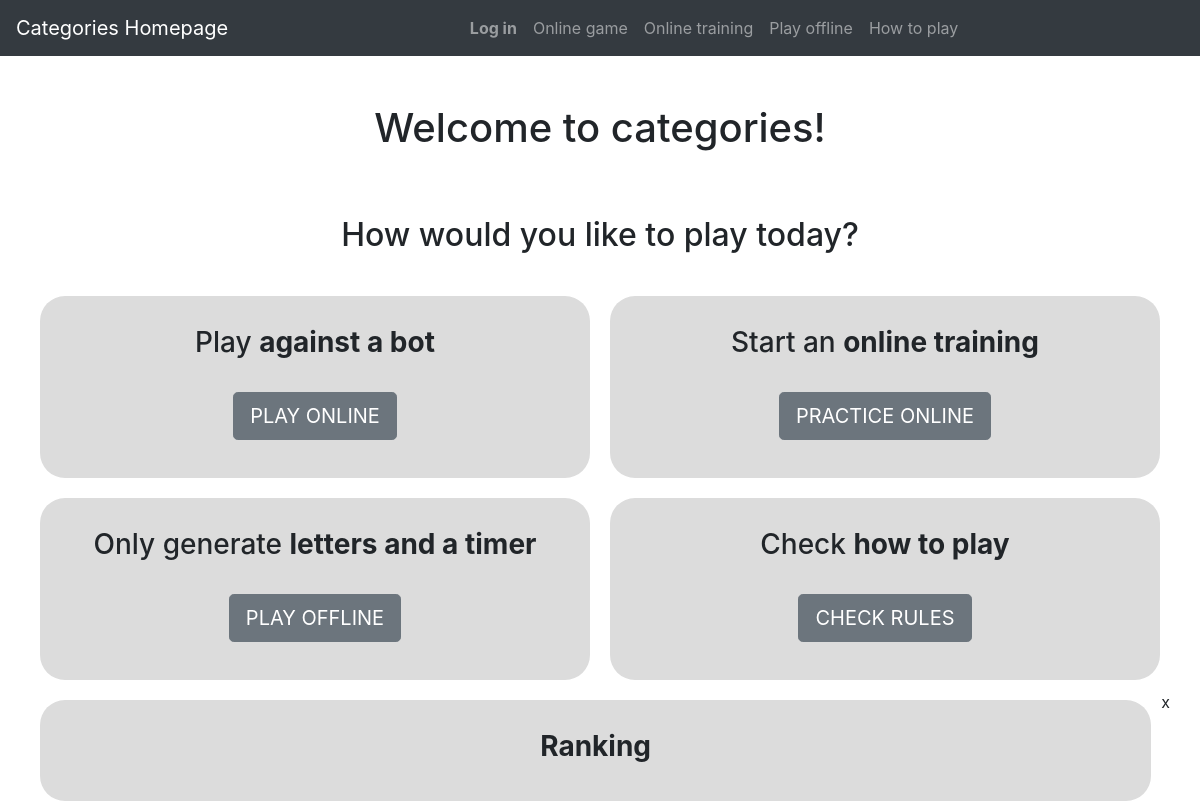
/, run on an earlier commit of the app's database.
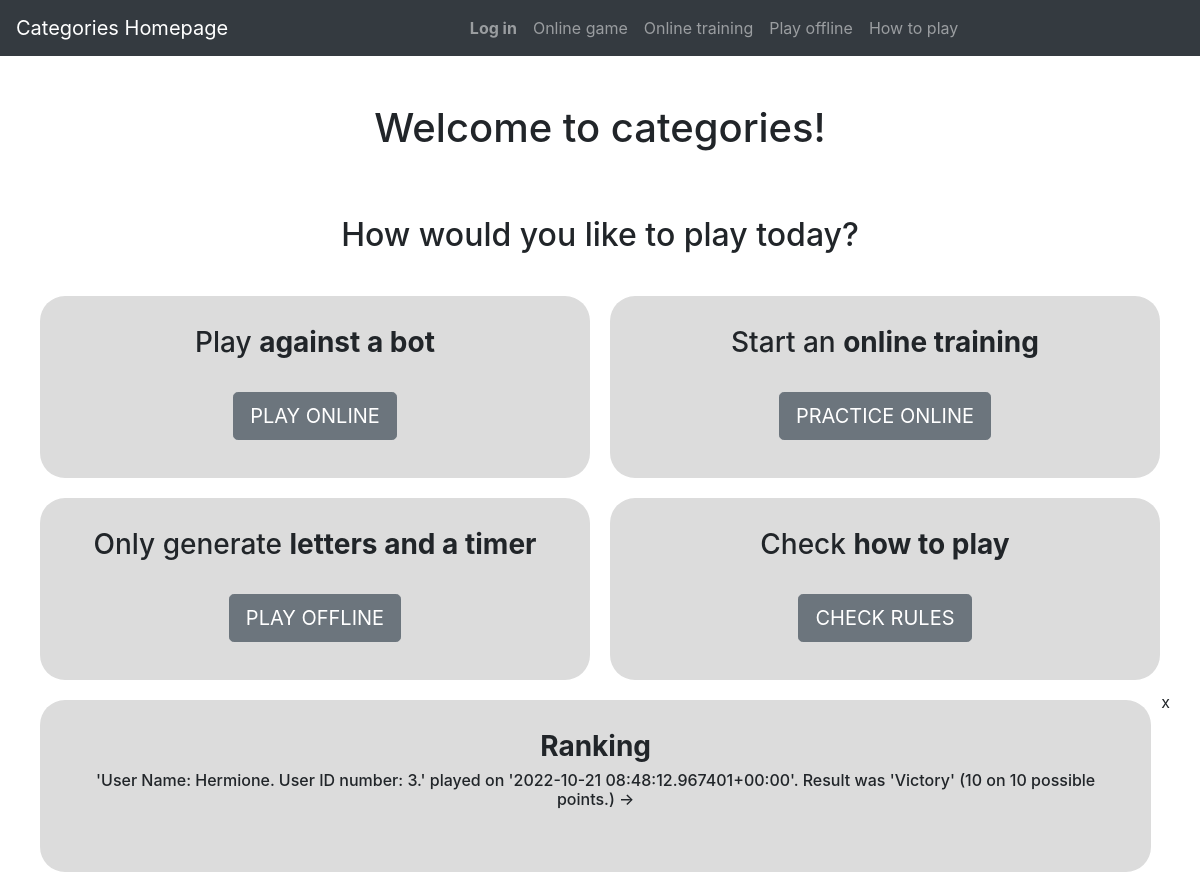
And on a later commit of the database.
### categories/models.py (models this page shows, shortened)
class Botgame(models.Model):
    player = models.ForeignKey(User, on_delete=models.CASCADE, related_name="user", default=1)
    date = models.DateTimeField(auto_now_add=True)
    result = models.ForeignKey(Possible_result, on_delete=models.CASCADE, related_name="final_result")
    score = models.IntegerField(default=0)
    maximumscore = models.IntegerField(default=3)
    def __str__(self):
        return f"'{self.player}' played on '{self.date}'. Result was '{self.result.outcome}' ({self.score} on {self.maximumscore} possible points.)"

class User(AbstractUser):
    pass
    def __str__(self):
        return f"User Name: {self.username}. User ID number: {self.id}."

class Possible_result(models.Model):
    outcome = models.CharField(max_length=7)

### categories/views.py (the view)
# urls.py: path("", views.index, name="index"),
def index(request):
    ranking_victories = Botgame.objects.filter(result='1')
    return render(request, "categories/index.html", {
        "ranking_victories":ranking_victories
    })

### categories/templates/categories/index.html (shortened to what this page needs)
{% extends "categories/layout.html" %}
{% block body %}
	<div id="intro_block">
		<h1>Welcome to categories!<h1>
		<br>
		<h2>How would you like to play today?</h2>
		<br>
			<div class="container">
				<div class="row">
					<div class="col-md">
						<h3>Play <b>against a bot</b></h3>
						<br>
						<button id="game_button" class="btn btn-secondary mb-2 btn-lg">PLAY ONLINE</button>
					</div>
					<div class="col-md">
						<h3>Start an <b>online training</b></h3>
						<br>
						<button id="online_button" class="btn btn-secondary mb-2 btn-lg">PRACTICE ONLINE</button>
					</div>
				</div>
				<div class="row">
					<div class="col-md">
						<h3>Only generate <b>letters and a timer</b></h3>
						<br>
						<button id="offline_button" class="btn btn-secondary mb-2 btn-lg">PLAY OFFLINE</button>
					</div>
					<div class="col-md">
						<h3>Check <b>how to play</b></h3>
						<br>
						<button id="rules_button" class="btn btn-secondary mb-2 btn-lg">CHECK RULES</button>
					</div>
				</div>
				<div class="row">
					<div class="col-md">
						<h3><b>Ranking</b></h3>
						{% for ranking_victorie in ranking_victories %}
						<h6>{{ ranking_victorie }} -> {{ ranking_victorie.total }}</h6><br>
						{% endfor %}
					</div>x
				</div>
			</div>
	</div>
{% endblock %}

What changed in the data, as far as the page shows it:
added Botgame: player+date+result "'User Name: Hermione. User ID number: 3.' played on '2022-10-21 08:48:12.967401+00:00'. Result was 'Victory' (10 on 10 possible points.)"
